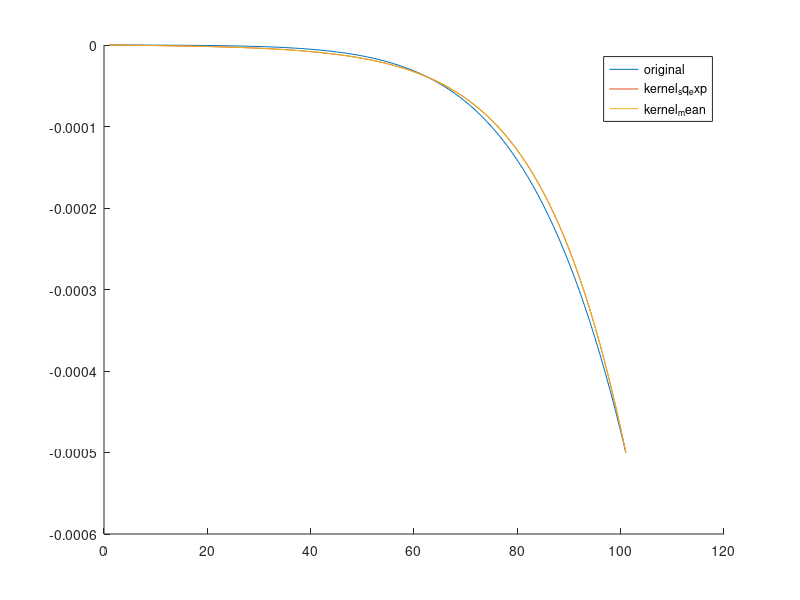

This figure's MATLAB source:
load('test1.mat')
% load('y_cap6_copy.mat')
load('y_cap3D.mat')
i=3;
hold on
plot(u1(i,1:end))
plot(y_cap_kernel_sq_exp(i,1:end))
plot(y_cap_kernel_mean(i,1:end))
legend('original', 'kernel_sq_exp', 'kernel_mean')